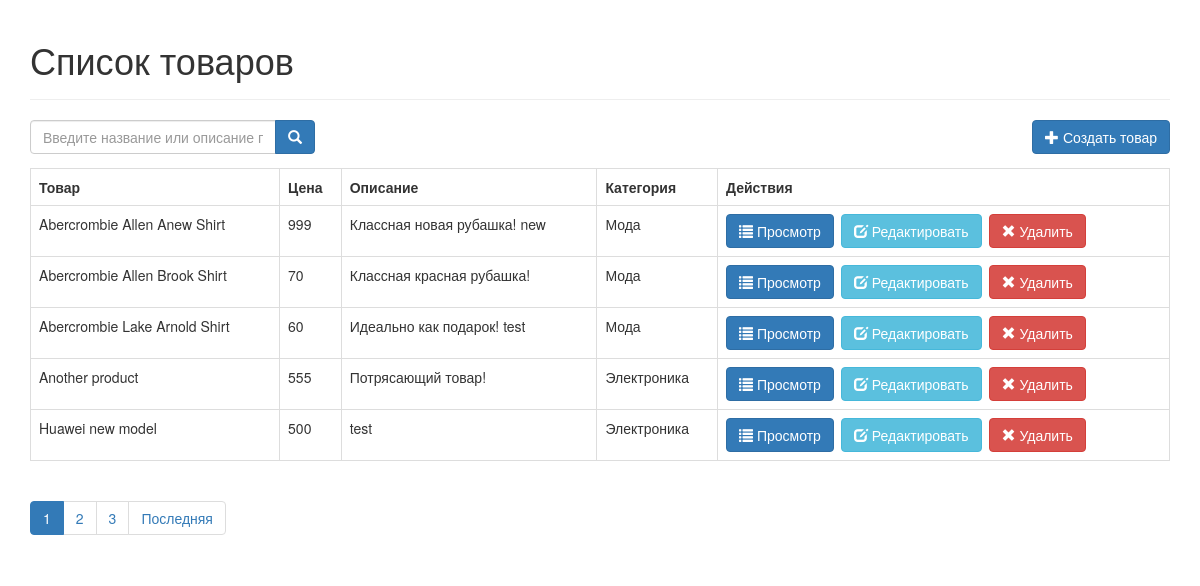
The page / on the database its author committed.
### tables this page shows
CREATE TABLE `products` (
  `id` int(11) NOT NULL,
  `name` varchar(32) NOT NULL,
  `description` text NOT NULL,
  `price` int(11) NOT NULL,
  `image` varchar(255) NOT NULL,
  `category_id` int(11) NOT NULL,
  `created` datetime NOT NULL,
  `modified` timestamp NOT NULL DEFAULT CURRENT_TIMESTAMP
);

CREATE TABLE `categories` (
  `id` int(11) NOT NULL,
  `name` varchar(256) NOT NULL,
  `created` datetime NOT NULL,
  `modified` timestamp NOT NULL DEFAULT CURRENT_TIMESTAMP
);

### index.php (called while the page is built, shortened)
<?php
include_once "config/core.php";
include_once "objects/product.php";
include_once "objects/category.php";
$database = new Database();
$db = $database->getConnection();
$product = new Product($db);
$category = new Category($db);
$page_title = "Список товаров";
include_once "layout_header.php";
$stmt = $product->readAll($from_record_num, $records_per_page);
$page_url = "index.php?";
$total_rows = $product->countAll();
include_once "read_template.php";
include_once "layout_footer.php";

### objects/product.php (called while the page is built, shortened)
<?php
class Product
{
    private $conn;
    private $table_name = "products";
    public function __construct($db)
    {
        $this->conn = $db;
    }
    function readAll($from_record_num, $records_per_page)
    {
        $query = "SELECT
                id, name, description, price, category_id
            FROM
                " . $this->table_name . "
            ORDER BY
                name ASC
            LIMIT
                {$from_record_num}, {$records_per_page}";
        $stmt = $this->conn->prepare($query);
        $stmt->execute();
        return $stmt;
    }
    public function countAll()
    {
        $query = "SELECT id FROM " . $this->table_name . "";
        $stmt = $this->conn->prepare($query);
        $stmt->execute();
        $num = $stmt->rowCount();
        return $num;
    }
}

### config/core.php (called while the page is built)
<?php
$page = isset($_GET["page"]) ? $_GET["page"] : 1;
$records_per_page = 5;
$from_record_num = ($records_per_page * $page) - $records_per_page;

### objects/category.php (called while the page is built, shortened)
<?php
class Category
{
    private $conn;
    private $table_name = "categories";
    public $id;
    public function __construct($db)
    {
        $this->conn = $db;
    }
    function readName()
    {
        $query = "SELECT name FROM " . $this->table_name . " WHERE id = ? limit 0,1";
        $stmt = $this->conn->prepare($query);
        $stmt->bindParam(1, $this->id);
        $stmt->execute();
        $row = $stmt->fetch(PDO::FETCH_ASSOC);
        $this->name = $row["name"];
    }
}

### read_template.php (the view)
<?php
echo "<form role='search' action='search.php'>";
echo "<div class='input-group col-md-3 pull-left margin-right-1em'>";
$search_value = isset($search_term) ? "value='{$search_term}'" : "";
echo "<input type='text' class='form-control' placeholder='Введите название или описание продукта ...' name='s' required {$search_value} />";
echo "<div class='input-group-btn'>";
echo "<button class='btn btn-primary' type='submit'><i class='glyphicon glyphicon-search'></i></button>";
echo "</div>";
echo "</div>";
echo "</form>";
echo "<div class='right-button-margin'>";
echo "<a href='create_product.php' class='btn btn-primary pull-right'>";
echo "<span class='glyphicon glyphicon-plus'></span> Создать товар";
echo "</a>";
echo "</div>";
if ($total_rows > 0) {
    echo "<table class='table table-hover table-responsive table-bordered'>";
    echo "<tr>";
    echo "<th>Товар</th>";
    echo "<th>Цена</th>";
    echo "<th>Описание</th>";
    echo "<th>Категория</th>";
    echo "<th>Действия</th>";
    echo "</tr>";
    while ($row = $stmt->fetch(PDO::FETCH_ASSOC)) {
        extract($row);
        echo "<tr>";
        echo "<td>{$name}</td>";
        echo "<td>{$price}</td>";
        echo "<td>{$description}</td>";
        echo "<td>";
        $category->id = $category_id;
        $category->readName();
        echo $category->name;
        echo "</td>";
        echo "<td>";
        echo "<a href='read_product.php?id={$id}' class='btn btn-primary left-margin'>";
        echo "<span class='glyphicon glyphicon-list'></span> Просмотр";
        echo "</a>";
        echo "<a href='update_product.php?id={$id}' class='btn btn-info left-margin'>";
        echo "<span class='glyphicon glyphicon-edit'></span> Редактировать";
        echo "</a>";
        echo "<a delete-id='{$id}' class='btn btn-danger delete-object'>";
        echo "<span class='glyphicon glyphicon-remove'></span> Удалить";
        echo "</a>";
        echo "</td>";
        echo "</tr>";
    }
    echo "</table>";
    include_once "paging.php";
}
else {
    echo "<div class='alert alert-danger'>Товаров не найдено.</div>";
}

### layout_header.php (shortened to what this page needs)
<!DOCTYPE html>
<html lang="ru">
<head>
    <link rel="stylesheet" href="https://maxcdn.bootstrapcdn.com/bootstrap/3.3.7/css/bootstrap.min.css"/>
    <link rel="stylesheet" href="libs/css/custom.css"/>
</head>
<body>
<div class="container">
    <div class="page-header">
        <h1><?= $page_title ?></h1>
    </div>

### paging.php (shortened to what this page needs)
<?php
echo "<ul class='pagination'>";
$total_pages = ceil($total_rows / $records_per_page);
$range = 2;
$initial_num = $page - $range;
$condition_limit_num = ($page + $range)  + 1;
for ($x = $initial_num; $x < $condition_limit_num; $x++) {
    if (($x > 0) && ($x <= $total_pages)) {
        if ($x == $page) {
            echo "<li class='active'><a href='#'>$x <span class='sr-only'>(current)</span></a></li>";
        }
        else {
            echo "<li><a href='{$page_url}page=$x'>$x</a></li>";
        }
    }
}
if ($page < $total_pages) {
    echo "<li><a href='{$page_url}page={$total_pages}' title='Перейти к последней странице из {$total_pages}'>";
    echo "Последняя";
    echo "</a></li>";
}
echo "</ul>";

### layout_footer.php (shortened to what this page needs)
</div>
</body>
</html>

### libs/css/custom.css (style rules this page uses)
.left-margin { margin: 0 .5em 0 0; }
.right-button-margin { margin: 0 0 1em 0; overflow: hidden; }

### rows shown on the page
products: name "Abercrombie Allen Anew Shirt", price "999", description "Классная новая рубашка! new", category.name "Мода"
products: name "Abercrombie Allen Brook Shirt", price "70", description "Классная красная рубашка!", category.name "Мода"
products: name "Abercrombie Lake Arnold Shirt", price "60", description "Идеально как подарок! test", category.name "Мода"
products: name "Another product", price "555", description "Потрясающий товар!", category.name "Электроника"
products: name "Huawei new model", price "500", description "test", category.name "Электроника"

### other values the page prints
$page_title "Список товаров"
